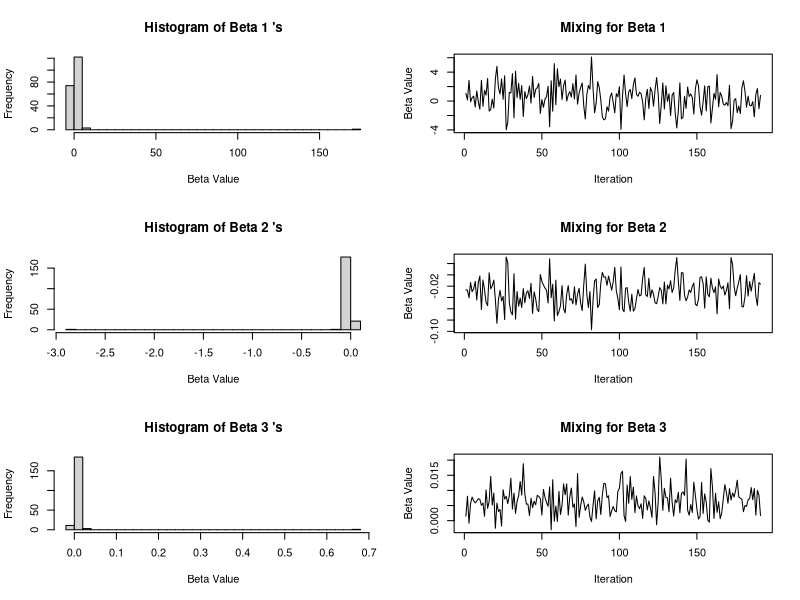

This figure's R source:
# MCMC - HW3.2

library(truncnorm)
library(MASS)

# RESOURCES
# http://en.wikipedia.org/wiki/Probit_model
# http://book.isito.kg/%D0%98%D0%BD%D1%84%D0%BE%D1%80%D0%BC%D0%B0%D1%82%D0%B8%D0%BA%D0%B0/%D0%9F%D1%80%D0%BE%D0%B3%D1%80%D0%B0%D0%BC%D0%BC%D0%B8%D1%80%D0%BE%D0%B2%D0%B0%D0%BD%D0%B8%D0%B5/R/Albert%20J.%20-%20Bayesian%20Computation%20with%20R,%202e%20-%202009.pdf
# http://support.sas.com/documentation/cdl/en/statug/63033/HTML/default/viewer.htm#statug_mcmc_sect053.htm
# http://fisher.osu.edu/~schroeder.9/AMIS900/ech7.pdf
# http://www.stat.cmu.edu/~brian/905-2009/all-papers/albert-chib-1993.pdf

Main <- function() {
  # Set up data.
  setwd("~/Google Drive/2. SPRING 2015/MCMC - Prof Mueller/hw3")
  contents <- read.csv("hw3.2.csv", header=T, sep=",")
  x <- as.matrix(contents[,c(1,2)])
  x <- cbind(1, x)
  y <- as.matrix(contents[,3])

  # Run Gibbs Sampler.
  iter <- 1000
  chains <- GibbsSampler(x, y, iter)
  b.chain <- chains[[1]]
  z.chain <- chains[[2]]
  # Thin each chain by extracting every 5th element.
  b.chain <- b.chain[, seq(1, dim(b.chain)[2], 5)]
  z.chain <- z.chain[, seq(1, dim(z.chain)[2], 5)]
  
  # Do traceplots and diagnostics for B.
  burnin <- 10
  len <- dim(b.chain)[2]
  num.betas <- dim(x)[2]
  par(mfrow=c(num.betas,2))
  estimate.b <- matrix(NA, nrow=num.betas, ncol=1)
  for (i in 1:num.betas) {
    hist(b.chain[i, ], 40, xlab="Beta Value", ylab="Frequency",
         main=paste("Histogram of Beta",i,"'s"))
    plot(ts(b.chain[i, burnin:len]), xlab="Iteration", ylab="Beta Value",
         main=paste("Mixing for Beta",i))
    estimate <- mean(b.chain[i, burnin:len])
    estimate.b[i, ] <- estimate
  }
  
  # Do traceplots and diagnostics for Z.
  n <- length(y)
  for (i in 1:n) {
    burnin <- 10
    #plot(ts(z.chain[i, burnin:len]), main=c("z", i), ylim=c(-3, 3))
  }
  estimate.z <- matrix(NA, nrow=n, ncol=1)
  for (j in 1:n) {
    estimate.z[j, ] <- mean(z.chain[j, burnin:len])
  }
  
  # Final estimates for B and Z.
  estimate.b
  estimate.z
}
  
GibbsSampler <- function(x, y, iter) {
  # Performs Gibbs sample to simulate joint posterior P(B,z|y).
  #
  # Args:
  #   x: Design matrix.
  #   y: Response vector.
  #   iter: Number of iterations.
  #
  # Returns:
  #   chains: Chains of estimated B and z random variables.
  num.betas <- dim(x)[2]
  n <- dim(x)[1]
  
  # Set starting values for beta (1's) and z (NA's) chains.
  b.chain <- matrix(1, nrow=num.betas, ncol=iter)
  z.chain <- matrix(0, nrow=n, ncol=iter)  
  
  # Initialize current variables with first elements of chains.
  b.i <- b.chain[,1]
  z.i <- z.chain[,1]
  
  for (i in 1:iter) {
    new.vars <- OneGS(b.i, z.i, n, x, y)
    b.i <- new.vars[[1]]
    z.i <- new.vars[[2]]
    b.chain[, i] <- b.i
    z.chain[, i] <- z.i
  }
  
  chains <- list(b.chain, z.chain)
  return (chains)
}

OneGS <- function(b.i, z.i, n, x, y) {
  # Runs one loop of Gibbs Sampler and returns new versions of B and Z.
  #
  # Args:
  #   b.i: Current beta vector.
  #   z.i: Current Z vector.
  #   n: Number of iterations.
  #   x: Design matrix.
  #   y: Response vector.
  #
  # Returns:
  #   output: List of updated beta and Z.
  new.z <- matrix(0, nrow=n, ncol=1)
  
  # Sample for Z's, given current betas.
  for (i in 1:n) {
    if (y[i]==1) {
      new.z[i,] <- rtruncnorm(1, a=0, b=Inf, mean=x[i,]%*%b.i, sd=1)
    } else if (y[i]==0) {
      new.z[i,] <- rtruncnorm(1, a=-Inf, b=0, mean=x[i,]%*%b.i, sd=1)
    }
  }
  z.i <- new.z
  
  # Sample for B, given new Z's.
  b.i <- mvrnorm(1, mu=solve(t(x)%*%x)%*%t(x)%*%z.i, Sigma=solve(t(x)%*%x))
  
  output <- list(b.i, z.i)
  return (output)
}

Main()
